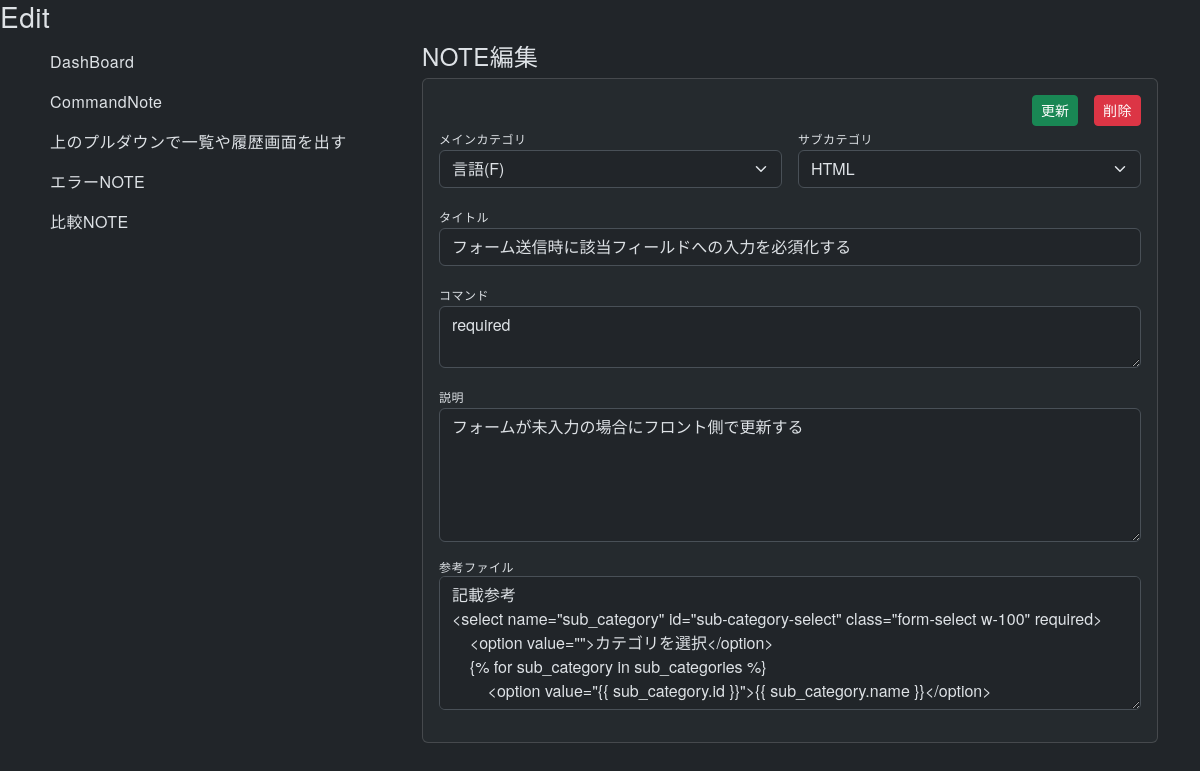
The page /26/edit/ on the database as committed earlier.
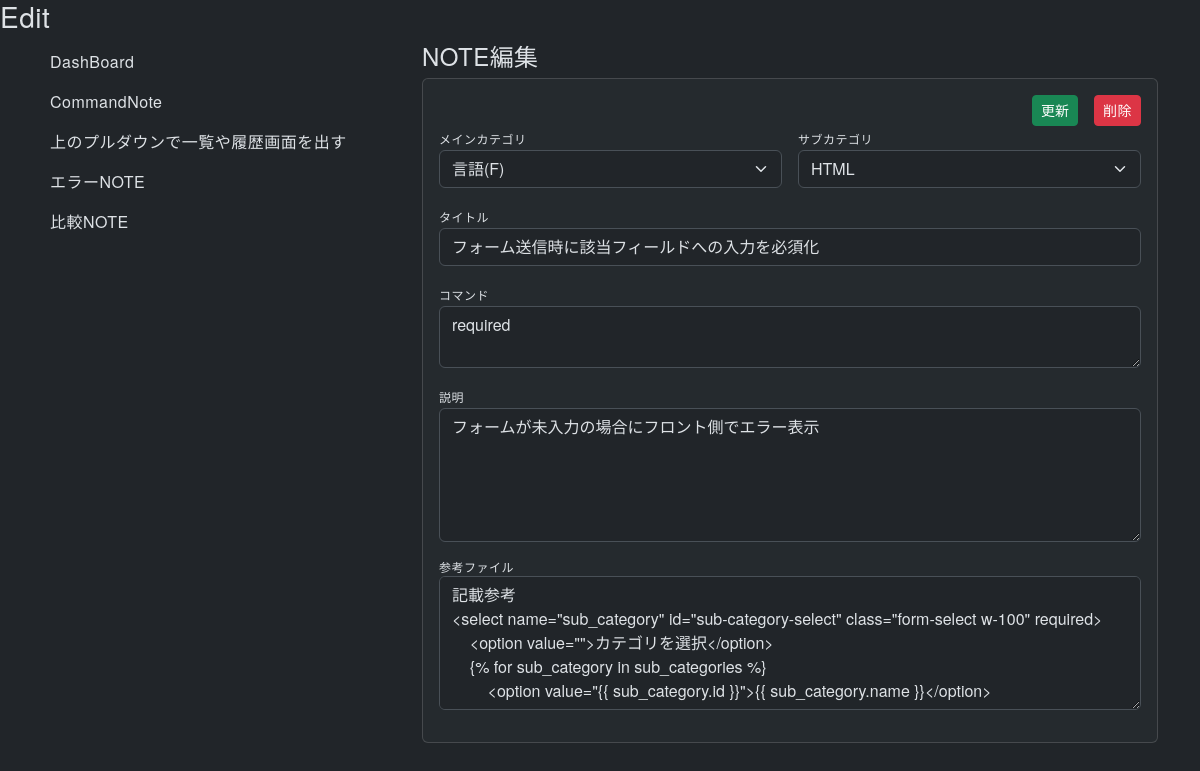
The same page on the database as committed later.
### notebook/models.py (models this page shows, shortened)
class Note(models.Model):
  order = models.IntegerField(default=0)
  sub_category = models.ForeignKey(SubCategory, on_delete=models.CASCADE)
  title = models.CharField(max_length=50)
  description =  models.TextField(blank=True, null=True)
  reference = models.TextField(blank=True, null=True)
  created_at = models.DateTimeField(auto_now_add=True)
  updated_at = models.DateTimeField(auto_now=True)
  class Meta:
    ordering = ['order', 'id']

class MainCategory(models.Model):
  order = models.IntegerField(default=0)
  name = models.CharField(max_length=15)
  class Meta:
    ordering = ['order', 'id']

class SubCategory(models.Model):
  order = models.IntegerField(default=0)
  main_category = models.ForeignKey(MainCategory, on_delete=models.CASCADE)
  name = models.CharField(max_length=15)
  class Meta:
    ordering = ['order', 'id']

### notebook/views.py (the view)
# urls.py: path('<int:id>/edit/', views.edit, name='edit'),
def edit(request, id):
  note = Note.objects.get(id=id)
  main_categories = MainCategory.objects.all()
  sub_categories = SubCategory.objects.all()
  command = note.command_set.first()
  return render(request, 'notebook/edit.html',{ 'note':note, 'main_categories': main_categories, 'sub_categories': sub_categories, 'command': command})

### notebook/templates/notebook/edit.html (shortened to what this page needs)
{% extends 'notebook/base.html' %}
{% block content %}
  <h3>Edit</h3>
  <div class="container">
    <div class="row">
      <div class="'col-12">
        <div class="row">
          <div class="'col-12 col-md-4">
            <ul class="sidebar-menu">
              <li class="sidebar-item">
                <a href="{% url 'notebook:dashboard' %}">
                  <span class="sidebar-label p-2">DashBoard</span>
                </a>
              </li>
              <li class="sidebar-item">
                <a href="{% url 'notebook:index' %}">
                  <span class="sidebar-label p-2">CommandNote</span>
                </a>
              </li>
              <li class="sidebar-item">
                <span class="sidebar-label p-2">上のプルダウンで一覧や履歴画面を出す</span>
              </li>
              <li class="sidebar-item">
                <span class="sidebar-label p-2">エラーNOTE</span>
              </li>
              <li class="sidebar-item">
                <span class="sidebar-label p-2">比較NOTE</span>
              </li>
            </ul>
          </div>
          <div class="'col-12 col-md-8">
            <h4>NOTE編集</h4>
            <div class="card bg-body-tertiary bg-opacity-50 p-3 mb-3">
              <form method="POST" action="{% url 'notebook:update' id=note.id %}">
                <div class="d-flex gap-3 justify-content-end">
                  <button type="submit" class="btn btn-sm btn-success">更新</button>
                  <a href="{% url 'notebook:destroy' id=note.id %}" class="btn btn-sm btn-danger">削除</a>
                </div>
                <div class="d-flex gap-3 mb-3">
                  <div class="w-100">
                    <label class="form-label m-0">メインカテゴリ</label>
                    <select name="main_category" id="main-category-select" class="form-select w-100" required>
                      {% for main_category in main_categories %}
                        <option value="{{ main_category.id }}" {% if main_category.id == note.sub_category.main_category.id %}selected{% endif %}>
                          {{ main_category.name }}
                        </option>
                      {% endfor %}
                    </select>
                  </div>
                  <div class="w-100">
                    <label class="form-label m-0">サブカテゴリ</label>
                    <select name="sub_category" id="sub-category-select" class="form-select w-100" required>
                      {% for sub_category in sub_categories %}
                        <option value="{{ sub_category.id }}" {% if sub_category.id == note.sub_category.id %}selected{% endif %}>
                          {{ sub_category.name }}
                        </option>
                      {% endfor %}
                    </select>
                  </div>
                </div>
                <div class="mb-3">
                  <label class="form-label m-0">タイトル</label>
                  <input type="text" name="title" value="{{ note.title }}" placeholder="タイトルを入力" class="form-control" required>
                </div>
                <div class="mb-3">
                  <label class="form-label m-0">コマンド</label>
                  <textarea name="code" placeholder="コマンドを入力" class="form-control" rows="2" required>{{ command.code }} </textarea>
                </div>
                <div class="mb-3">
                  <label class="form-label m-0">説明</label>
                  <textarea name="description" placeholder="コマンドの説明を入力" class="form-control" rows="5">{{ note.description }}</textarea>
                </div>
                <div class="mb-3">
                  <p class="item-label m-0">参考ファイル</p>
                  <textarea name="reference" placeholder="その他情報を入力" class="form-control" rows="5">{{ note.reference}}</textarea>
                </div>
              </form>
            </div>
          </div>
        </div>
      </div>
    </div>
  </div>
{% endblock %}

Rows that differ between the two databases and show on the page:
changed Note "言語(F)": title "フォーム送信時に該当フィールドへの入力を必須化する" → "フォーム送信時に該当フィールドへの入力を必須化"; description "フォームが未入力の場合にフロント側で更新する" → "フォームが未入力の場合にフロント側でエラー表示"
